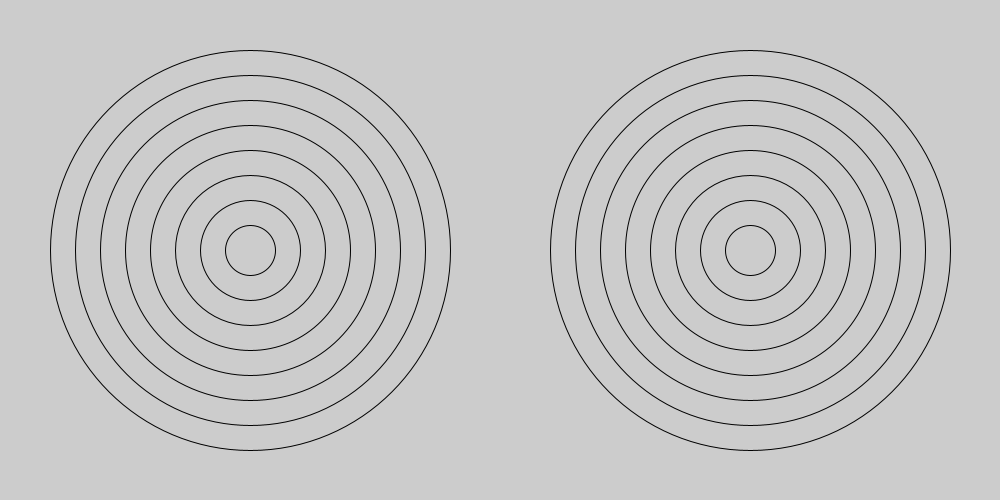
Frame 1 (no input)
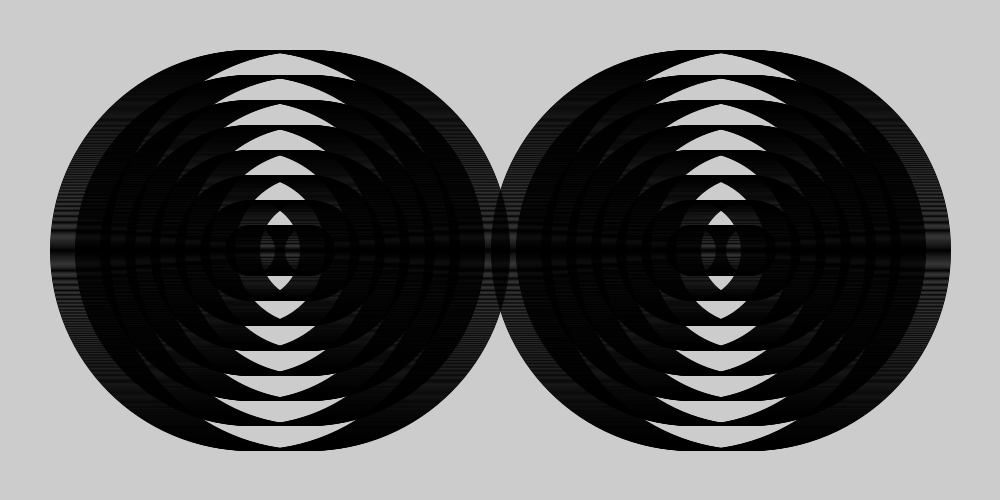
Frame 60 (the mouse pressed at the canvas centre just before this capture)
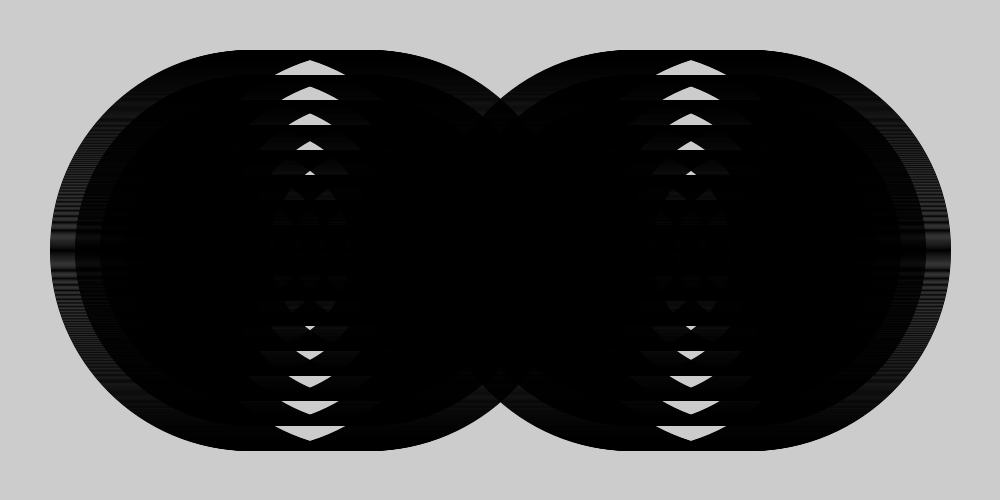
Frame 120 (the mouse held since frame 60 and released just before this capture)

The Processing sketch that drew these frames (run headless with seeded random() and noise(); from frame 60 on, the mouse is pressed at the canvas centre):

// Processing sketch: amazing_rings
// ── amazing_rings.pde

void setup() {
  size(1000,500);
   
}
int x1 = 250;
int x2 = 750;
void draw() {
   int size = 400 ;
   for(int i = 8; i>0; i--){
   noFill();
    ellipse(x1,250,size,size);
    size-=50;
   }
    size = 400 ;
 for(int i = 8; i>0; i--){
   noFill();
    ellipse(x2,250,size,size);
    size-=50;
  }
  x1 += 1;
  x2 -= 1;
  
  // Go to the recipe to run the demonstration before starting this program
  
  /*
  Use the code from your Bullseye program to draw the rings shown in this recipe.
  You can use the noFill() command to make your ellipses transparent.
  Make the rings move past each other.
  When the rings hit the side of the sketch, make them reverse their direction.
  */
}
